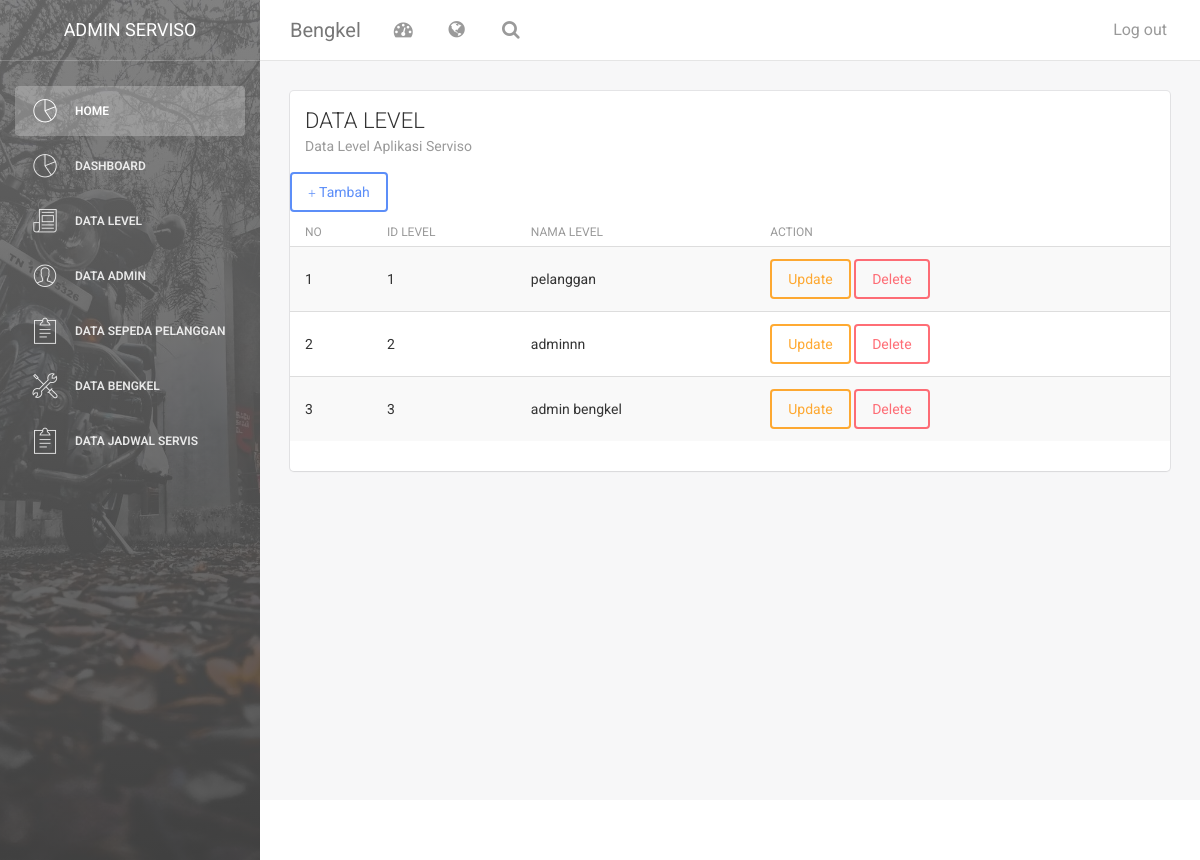
Page /index.php/level on the committed database.
### tables this page shows
CREATE TABLE `level` (
  `id_level` int(50) NOT NULL,
  `nama_level` varchar(100) NOT NULL
);

### application/controllers/level.php (called while the page is built, shortened)
<?php
class level extends CI_Controller {
        public function __construct()
        {
          $this->load->model('level_m');
          $this->load->library('form_validation');
      }
	public function index()
	{
        $data['konten']="level_v";
        $this->load->model('level_m');
        $data['arr']=$this->level_m->get_level();
        $this->load->view('dashboard',$data, FALSE);
        }
    }

### index.php (called while the page is built, shortened)
<?php
require_once BASEPATH.'core/CodeIgniter.php';

### application/models/level_m.php (called while the page is built, shortened)
<?php
class level_m extends CI_Model {
	public function get_level()
	{
	   $arr= $this->db->get('level')->result();
	   return $arr;
	}
}

### application/views/level_v.php (the view, shortened to what this page needs)
<div class="content">
            <div class="container-fluid">
                <div class="row">
                    <div class="col-md-12">
                        <div class="card">
                            <div class="header">
                                <h4 class="title">DATA LEVEL</h4>
                                <p class="category">Data Level Aplikasi Serviso</p>
                            </div>
                            <div class="content table-responsive table-full-width">
                                <table class="table table-hover table-striped">
                                <a href="#tambah" class="btn btn-primary" data-toggle="modal"><span class="glyphicon glyphicon-plus"></span> Tambah</a>
                                    <thead>
                                      <th>NO</th>
                                      <th>ID LEVEL</th>
                                    	<th>NAMA LEVEL</th>
                                        <th>ACTION</th>
                                    </thead>
                                    <?php
                                     $no=0;
                                 foreach ($arr as $dt_level) {
                                    $no++;
                                        echo '<tr>
                                <td>'.$no.'</td>
                                <td>'.$dt_level->id_level.'</td>
                                <td>'.$dt_level->nama_level.'</td>
                                <td><a href="#update_level" class="btn btn-warning" data-toggle="modal" onclick="tm_detail('.$dt_level->id_level.')">Update</a>
                                <a href="'.base_url('index.php/level/hapus_level/'.$dt_level->id_level).'" onclick="return confirm(\'anda yakin?\')" class="btn btn-danger">Delete</a></td>
                             </tr>';
                                }
                                ?>
                                </table>
    </div>
  </div>
</div>
                            </div>
                        </div>
                    </div>
                </div>
            </div>
        <footer class="footer">
            <div class="container-fluid">
                <nav class="pull-left">
                    <ul>
                        <li>
                            <a href="#">
                            </a>
                        </li>
                        <li>
                            <a href="#">
                            </a>
                        </li>
                        <li>
                            <a href="#">
                            </a>
                        </li>
                    </ul>
                </nav>
            </div>
        </footer>

### rows in the picture
level: id_level "1", nama_level "pelanggan"
level: id_level "2", nama_level "adminnn"
level: id_level "3", nama_level "admin bengkel"
